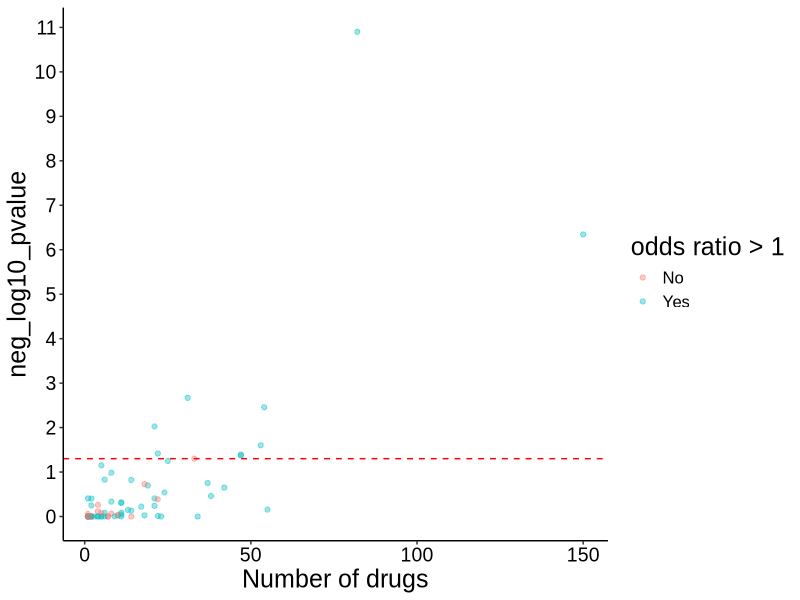
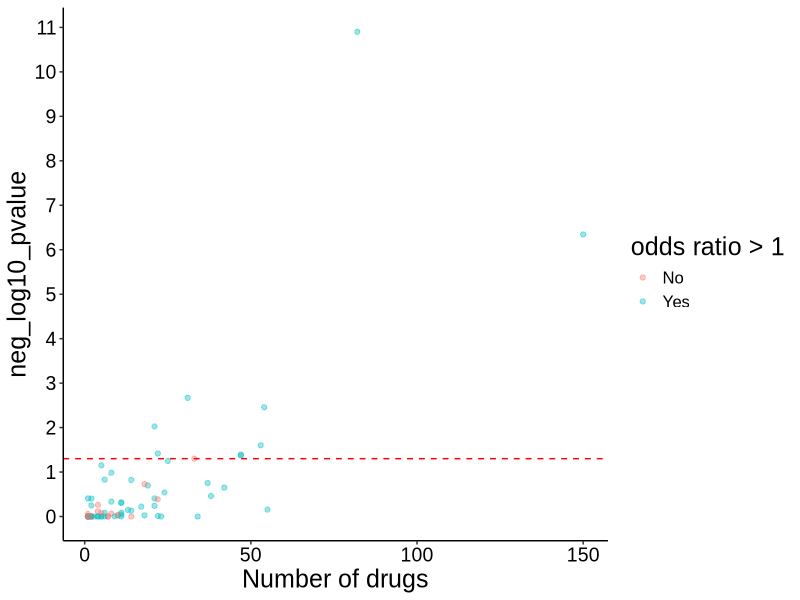
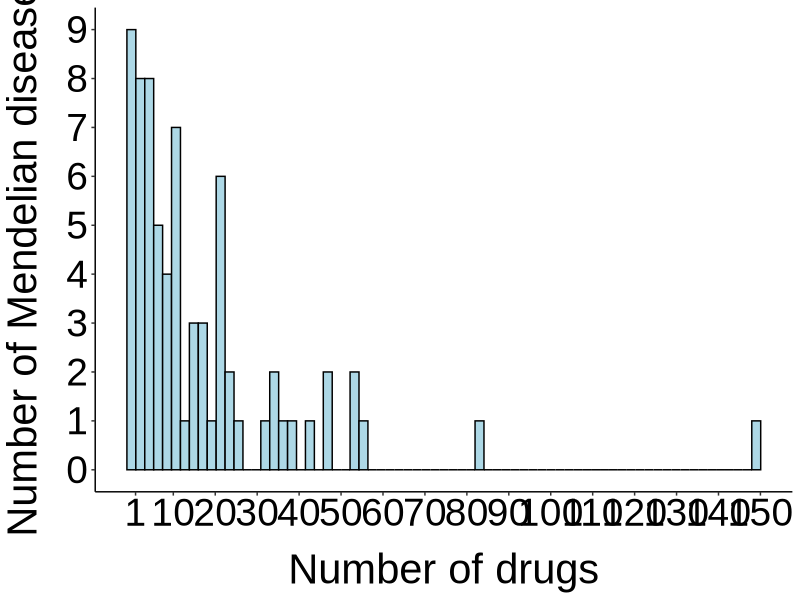
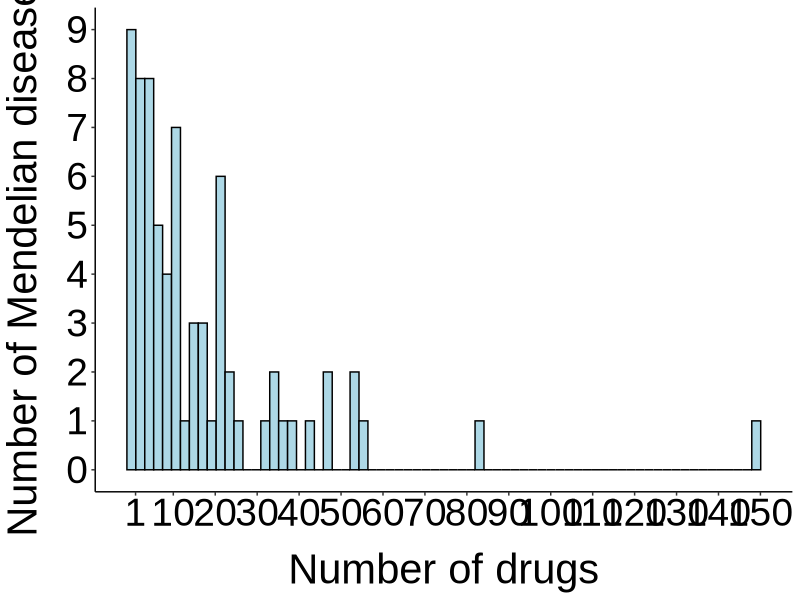
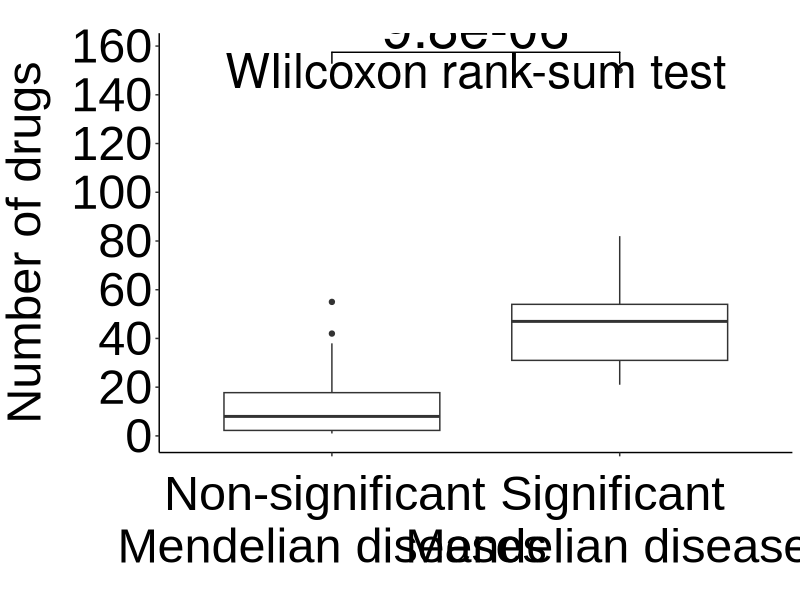
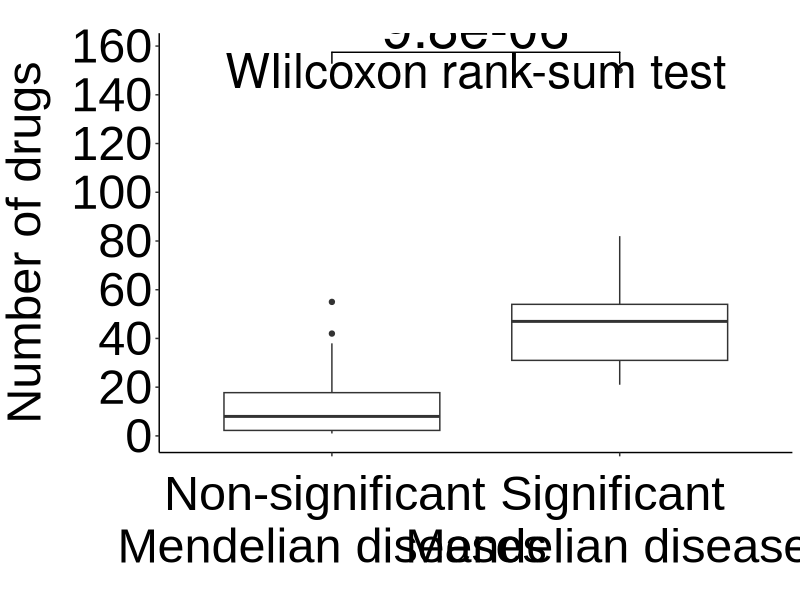

The R script that drew these images, in order: (Note: a time limit stopped this script after it produced the figures.)
### This script implements the per Mendelian disease analysis ###

library(dplyr)
library(data.table)
library(ggplot2)
library(ggsignif)

## Set type for image compression based on operating system
## For macOS, X11 installation is required (link: https://www.xquartz.org/)
# if Windows OS
if (Sys.info()['sysname'] == "Windows") {
  type_compression = "windows"
} 
# if Linux
if (Sys.info()['sysname'] == "Linux") {
  type_compression = "windows"
}
# if macOS
if (Sys.info()['sysname'] == "Darwin") {
  type_compression = "cairo"
} 

## -- load data -- ##

# Mendelian - complex disease comorbidities
md_cd_comorbidities = fread("processed_data/md_cd_comorbidities.txt")
unique_cd = unique(md_cd_comorbidities$complex_disease)
unique_md = unique(md_cd_comorbidities$mendelian_disease)

# complex disease categories
complex_disease_categories = data.table::fread("processed_data/complex_disease_category.txt")
md_cd_comorbidities = left_join(md_cd_comorbidities, complex_disease_categories, by = "complex_disease")

# indicated/investigated drugs for the complex diseases
investigated_indicated_drugs = fread("processed_data/drugs_inv_ind_per_disease.txt")
investigated_indicated_drugs = reshape2::melt(investigated_indicated_drugs, "drugbank_id", colnames(investigated_indicated_drugs)[2:ncol(investigated_indicated_drugs)])
investigated_indicated_drugs = na.omit(investigated_indicated_drugs) ; rownames(investigated_indicated_drugs) = NULL
investigated_indicated_drugs = investigated_indicated_drugs %>%
  dplyr::select(drugbank_id, complex_disease = variable) %>%
  distinct()

# Mendelian disease causal genes
md_genes = data.table::fread("processed_data/md_genes.txt")

# drug - targets
db_drug_targets = fread("processed_data/drugbank_all_drugs_known_targets.txt") %>%
  dplyr::select(db_id, drug_target) %>% 
  distinct()

# number of gene-targets per drug
drugs_nr_targets = fread("processed_data/drugbank_all_drugs_known_targets.txt") %>%
  dplyr::select(db_id, drug_target) %>%
  distinct() %>%
  group_by(db_id) %>% 
  mutate(total_targets = length(drug_target)) %>%
  dplyr::select(db_id, total_targets) %>% 
  ungroup() %>%
  distinct()

## -- find drugs targeting each Mendelian disease genes -- ##

# empty list - each element is a mendelian disease
md_comorbidities = list()
for (md in unique_md) {
  md_comorbidities[[md]] = md_cd_comorbidities %>% filter(mendelian_disease == md) %>% dplyr::select(-comorbidity)
} ; rm(md)

# annotate with Mendelian disease genes
for (i in 1:length(md_comorbidities)) {
  
  # add Mendelian disease genes
  md_comorbidities[[i]] = left_join(md_comorbidities[[i]], md_genes, by = "mendelian_disease")
  md_comorbidities[[i]] = md_comorbidities[[i]] %>% 
    dplyr::select(complex_disease, disease_category, md_gene = causal_gene) %>%
    distinct()
  
  # add drugs targeting the Mendelian disease genes
  md_comorbidities[[i]] = left_join(md_comorbidities[[i]], db_drug_targets, by = c("md_gene" = "drug_target"))
  if (sum(is.na(md_comorbidities[[i]]$db_id)) != 0) {
    md_comorbidities[[i]] = md_comorbidities[[i]][-which(is.na(md_comorbidities[[i]]$db_id)), ] ; rownames(md_comorbidities[[i]]) = NULL
  }
  
  # keep needed columns
  md_comorbidities[[i]] = md_comorbidities[[i]] %>% 
    dplyr::select(complex_disease, disease_category, db_id) %>%
    distinct()
  
  cat(i, "\n")
} ; rm(i)

### NOTE: 19 Mendelian diseases are causally associated with genes NOT targeted by any existing drug with know drug targets
### Therefore, we remove them from the downstream analysis
md_comorbidities = md_comorbidities[lapply(md_comorbidities, nrow) > 0] # 71 Mendelian diseases remain

## -- logistic regression per Mendelian disease -- ##

# create list of logistic regression inputs for each Mendelian disease
log_reg_input = vector("list", length = length(md_comorbidities))
names(log_reg_input) = names(md_comorbidities)

for (i in 1:length(md_comorbidities)) {
  
  # if drugs are recommended for repurposing...
  if (nrow(md_comorbidities[[i]]) != 0) {
    
    ## candidate drugs
    candidate_drugs_temp = unique(md_comorbidities[[i]]$db_id)
    
    ## complex diseases that these drugs are recommended for repurposing
    complex_diseases_temp = unique(md_comorbidities[[i]]$complex_disease)
    
    ## complex diseases these drugs are indicated/investigated
    # not all drugs will be indicated/investigated for a disease --> keep this in mind when you build the logistic regression input data frame
    ind_inv_temp = investigated_indicated_drugs %>%
      filter(drugbank_id %in% candidate_drugs_temp) %>%
      mutate(indicated_investigated = 1)
    
    ## create logistic regression input
    
    # each row should be a drug-complex disease pair
    log_reg_input[[i]] = data.frame(drug = rep(candidate_drugs_temp, each = length(unique_cd)))
    
    # add complex diseases
    log_reg_input[[i]]$disease = unique_cd

    # add disease category
    log_reg_input[[i]] = left_join(log_reg_input[[i]], complex_disease_categories, by = c("disease" = "complex_disease"))
    
    # add number of targets
    log_reg_input[[i]] = left_join(log_reg_input[[i]], drugs_nr_targets, by = c("drug" = "db_id"))
    
    # add indicated/investigated drugs
    log_reg_input[[i]] = left_join(log_reg_input[[i]], ind_inv_temp, by = c("drug" = "drugbank_id", "disease" = "complex_disease"))
    log_reg_input[[i]]$indicated_investigated = ifelse(is.na(log_reg_input[[i]]$indicated_investigated), 0, 1)
    
    # add drug candidates information
    log_reg_input[[i]]$recommended = ifelse(log_reg_input[[i]]$disease %in% complex_diseases_temp, 1, 0)
  }
  
  ## track progress
  cat(i, "\n")
} ; rm(i, candidate_drugs_temp, complex_diseases_temp, ind_inv_temp)

## run logistic regression
log_reg_results = vector("list", length = length(log_reg_input))
names(log_reg_results) = names(log_reg_input)

for (i in 1:length(log_reg_input)) {
  
  # run logistic regression
  glm_fits_temp = glm(indicated_investigated ~  disease_category + total_targets + recommended, 
                      data = log_reg_input[[i]], 
                      family = binomial())
  log_summary_temp = summary(glm_fits_temp)$coefficients
  
  # populate list
  log_reg_results[[i]] = log_summary_temp
    
  ## track progress
  cat(i, "\n")
} ; rm(i, glm_fits_temp, log_summary_temp)

## create a data frame with the results of logistic regression for each Mendelian disease
log_reg_results_summary = data.frame(mendelian_disease = names(md_comorbidities), beta = NA, pvalue = NA)

for (i in 1:length(log_reg_results)){
  
  log_reg_results[[i]] = data.frame(log_reg_results[[i]])
  log_reg_results_summary[i, "beta"] = log_reg_results[[i]]["recommended", "Estimate"]
  log_reg_results_summary[i, "pvalue"] = log_reg_results[[i]]["recommended", "Pr...z.."]
  
} ; rm(i)

log_reg_results_summary = log_reg_results_summary %>% 
  arrange(pvalue)
log_reg_results_summary %>% filter(pvalue < 0.05) %>% nrow() # 9 significant Mendelian diseases at a nominal level (p<0.05)

## -- annotate each Mendelian disease with number of complex disease comorbidities and number of drugs targeting its associated genes -- ##

## number of comorbidities per Mendelian disease
md_nr_comorbidities = md_cd_comorbidities %>%
  dplyr::select(mendelian_disease, complex_disease) %>%
  group_by(mendelian_disease) %>%
  mutate(nr_comorbidities = length(complex_disease)) %>%
  ungroup() %>%
  dplyr::select(mendelian_disease, nr_comorbidities) %>%
  distinct()
log_reg_results_summary = left_join(log_reg_results_summary, md_nr_comorbidities, by = "mendelian_disease")

## number of drugs targeting the genes associated with each Mendelian disease
md_genes_drugs = left_join(md_genes, db_drug_targets, by = c("causal_gene" = "drug_target"))
md_genes_drugs = na.omit(md_genes_drugs) ; rownames(md_genes_drugs) = NULL
md_genes_drugs = md_genes_drugs %>%
  group_by(mendelian_disease) %>% 
  mutate(nr_drugs = length(db_id)) %>%
  ungroup() %>%
  dplyr::select(mendelian_disease, nr_drugs) %>% 
  distinct()
log_reg_results_summary = left_join(log_reg_results_summary, md_genes_drugs, by = "mendelian_disease")

## -- visualizations -- ##
log_reg_results_summary = log_reg_results_summary %>% arrange(nr_comorbidities)
log_reg_results_summary$nr_comorbidities = factor(log_reg_results_summary$nr_comorbidities, levels = log_reg_results_summary$nr_comorbidities, labels = log_reg_results_summary$nr_comorbidities)
log_reg_results_summary$beta = ifelse(exp(log_reg_results_summary$beta) > 1, 1, 0)
log_reg_results_summary$beta = factor(log_reg_results_summary$beta, levels = c(0, 1), labels = c("No", "Yes")) # Yes --> OR > 1 | No --> OR < 1

fig_s3 = ggplot(log_reg_results_summary, aes(x = nr_drugs, y = -log10(pvalue))) +
  geom_point(alpha = 0.4, size = 1.5, aes(color = beta)) +
  # scale_x_discrete(breaks = seq(1, 61, 1)) +
  scale_y_continuous(breaks = seq(0, 11, 1)) +
  labs(color = "odds ratio > 1") +
  xlab("Number of drugs") +
  ylab("neg_log10_pvalue") +
  geom_hline(yintercept = -log10(0.05), linetype = "dashed", color = "red") +
  theme_classic() +
  theme(axis.text = element_text(size = 14, family = "Arial", color = "black"),
        axis.title = element_text(size = 18, family = "Arial", color = "black"),
        title = element_text(size = 18, family = "Arial", color = "black"), 
        legend.text = element_text(size = 12, family = "Arial", color = "black"))

fig_s3
ggsave(filename = "FigS3_per_MD_analysis_results.tiff", 
       path = "supplementary_figures/",
       width = 7, height = 5, device = 'tiff',
       dpi = 700, compression = "lzw", type = type_compression)
dev.off()

# histogram number of drugs per Mendelian disease
nr_genes_per_md = md_genes %>%
  group_by(mendelian_disease) %>%
  mutate(nr_genes = length(causal_gene)) %>%
  ungroup() %>%
  dplyr::select(mendelian_disease, nr_genes) %>%
  distinct()
log_reg_results_summary = left_join(log_reg_results_summary, nr_genes_per_md, by = "mendelian_disease")
log_reg_results_summary$drug_to_gene_ratio = log_reg_results_summary$nr_drugs / log_reg_results_summary$nr_genes

fig3a = ggplot(log_reg_results_summary, aes(x = nr_drugs)) +
  geom_histogram(color = "black", fill = "lightblue", bins = 71) +
  scale_x_continuous(breaks = c(1, 10, 20, 30, 40, 50, 60, 70, 80, 90, 100, 110, 120, 130, 140, 150)) +
  scale_y_continuous(breaks = seq(0, 9)) +
  xlab("Number of drugs") +
  ylab("Number of Mendelian diseases") +
  theme_classic() +
  theme(axis.text = element_text(size = 28, family = "Arial", color = "black"),
        axis.title = element_text(size = 30, family = "Arial", color = "black"),
        axis.title.x = element_text(margin = margin(t = 15)),
        axis.title.y = element_text(margin = margin(r = 15)))

fig3a
ggsave(filename = "Fig3A_drugs_per_MD.tiff", 
       path = "figures/",
       width = 14, height = 8, device = 'tiff',
       dpi = 700, compression = "lzw", type = type_compression)
dev.off()

# number of drugs - rank sum test
log_reg_results_summary$sig = ifelse(log_reg_results_summary$pvalue < 0.05, 1, 0)
log_reg_results_summary$sig = factor(log_reg_results_summary$sig, levels = c(0, 1), labels = c("Non-significant \nMendelian diseases", "Significant \nMendelian diseases"))
fig_3b = ggplot(log_reg_results_summary, aes(y = nr_drugs, x = sig)) +
  geom_boxplot() +
  # geom_jitter(width = 0.1, alpha = 0.5, size = 4) +
  xlab("") +
  ylab("Number of drugs") +
  labs(title = "") +
  scale_y_continuous(breaks = seq(0, 170, 20)) +
  theme_classic() +
  geom_signif(comparisons = list(c("Significant \nMendelian diseases", "Non-significant \nMendelian diseases")), test = "wilcox.test", test.args = list(alternative = "greater"),   
              map_signif_level = FALSE, textsize = 14) +
  annotate(geom = "text", x = 1.5, y = 150, label = "WIilcoxon rank-sum test", size = 12) +
  theme(axis.text.x = element_text(size = 35, family = "Arial", color = "black", margin = margin(t = 15)),
        axis.text.y = element_text(size = 35, family = "Arial", color = "black"),
        axis.title.y = element_text(size = 35, family = "Arial", color = "black", margin = margin(r = 15)),
        legend.position = "none")

fig_3b
ggsave(filename = "Fig3B_per_MD_drugs.tiff", 
       path = "figures/",
       width = 14, height = 13, device = 'tiff',
       dpi = 700, compression = "lzw", type = type_compression)
dev.off()

## -- observed vs permutations -- ##

## Excluding the possibility that our results are due to the high number of drugs rather than the information about comorbiditiy

# Mendelian - complex disease comorbidities
md_cd_comorbidities = md_cd_comorbidities %>% 
  dplyr::select(mendelian_disease, complex_disease) %>%
  arrange(mendelian_disease)

# drugs targeting md_genes
drugs_targeting_md_genes = left_join(md_genes, db_drug_targets, by = c("causal_gene" = "drug_target")) %>%
  na.omit() %>%
  dplyr::select(db_id) %>%
  distinct()

### -- observed -- ###

## create logistic regression input
# each row is a drug-complex disease pair
log_input_obs = data.frame(db_id = rep(drugs_targeting_md_genes$db_id, each = length(unique_cd)))

# add complex diseases
log_input_obs$complex_disease = unique_cd

# add disease category
log_input_obs = left_join(log_input_obs, complex_disease_categories, by = "complex_disease")

# add candidate drugs information
x = left_join(md_cd_comorbidities, md_genes, by = "mendelian_disease")
x = na.omit(x) ; rownames(x) = NULL
x = x %>% dplyr::select(complex_disease, causal_gene) %>% distinct
x = left_join(x, db_drug_targets, by = c("causal_gene" = "drug_target"))
x = na.omit(x) ; rownames(x) = NULL
x = x %>% dplyr::select(-causal_gene) %>% distinct()
x$recommended = 1
log_input_obs = left_join(log_input_obs, x, by = c("complex_disease", "db_id"))
log_input_obs$recommended = ifelse(is.na(log_input_obs$recommended), 0, 1)

# number of drug targets
log_input_obs = left_join(log_input_obs, drugs_nr_targets, by = c("db_id" = "db_id"))

# add investigated/indicated drugs
investigated_indicated_drugs$indicated_investigated = 1
log_input_obs = left_join(log_input_obs, investigated_indicated_drugs, by = c("db_id" = "drugbank_id", "complex_disease" = "complex_disease"))
log_input_obs$indicated_investigated = ifelse(is.na(log_input_obs$indicated_investigated), 0, 1)

# logistic regression
glm_fit_obs = glm(indicated_investigated ~ total_targets + disease_category + recommended,
                  data = log_input_obs, 
                  family = binomial())
log_reg_summary_obs = summary(glm_fit_obs)$coefficients
or_obs = exp(log_reg_summary_obs[8, 1])
pvalue_obs = log_reg_summary_obs[8, 4]

## -- permutations -- ##

## NOTE: in this permutation analysis, we shuffle the drugs targeting each Mendelian disease.
## This is equivalent to shuffling the rows of drugs in our logistic regression input

## create logistic regression input
# each row is a drug-complex disease pair
log_input_perm = data.frame(db_id = rep(drugs_targeting_md_genes$db_id, each = length(unique_cd)))

# add complex diseases
log_input_perm$complex_disease = unique_cd

# add disease category
log_input_perm = left_join(log_input_perm, complex_disease_categories, by = "complex_disease")

# add candidate drugs information
x = left_join(md_cd_comorbidities, md_genes, by = "mendelian_disease")
x = na.omit(x) ; rownames(x) = NULL
x = x %>% dplyr::select(complex_disease, causal_gene) %>% distinct
x = left_join(x, db_drug_targets, by = c("causal_gene" = "drug_target"))
x = na.omit(x) ; rownames(x) = NULL
x = x %>% dplyr::select(-causal_gene) %>% distinct()
x$recommended = 1
log_input_perm = left_join(log_input_perm, x, by = c("complex_disease", "db_id"))
log_input_perm$recommended = ifelse(is.na(log_input_perm$recommended), 0, 1)

## perform permutation analysis 
# empty data frame to populate with permutation results
log_reg_results_permutation = data.frame(permutation = NA,
                                         odds_ratio = NA,
                                         pvalue = NA)

for (permutation in 1:1000) {
  
  # shuffle the drugs
  drugs_original = unique(log_input_perm$db_id)
  drugs_shuffled = sample(drugs_original, replace = FALSE)
  log_input_perm_temp = log_input_perm
  log_input_perm_temp$db_id = rep(drugs_shuffled, each = 65)
  
  # add number of drug targets
  log_input_perm_temp = left_join(log_input_perm_temp, drugs_nr_targets, by = c("db_id" = "db_id"))
  
  # add investigated/indicated drugs
  log_input_perm_temp = left_join(log_input_perm_temp, investigated_indicated_drugs, by = c("db_id" = "drugbank_id", "complex_disease" = "complex_disease"))
  log_input_perm_temp$indicated_investigated = ifelse(is.na(log_input_perm_temp$indicated_investigated), 0, 1)
  
  # run logistic regression
  glm_fit_perm_temp = glm(indicated_investigated ~ total_targets + disease_category + recommended,
                          data = log_input_perm_temp, 
                          family = binomial())
  log_reg_summary_temp = summary(glm_fit_perm_temp)$coefficients
  
  # populate the results data frame
  log_reg_results_permutation[permutation, "permutation"] = permutation
  log_reg_results_permutation[permutation, "odds_ratio"] = exp(log_reg_summary_temp[8, 1])
  log_reg_results_permutation[permutation, "pvalue"] = log_reg_summary_temp[8, 4]

  ## track progress
  cat(permutation, "\n")
}

## calculate p-value after permutations
perm_pvalue = sum(pvalue_obs >= log_reg_results_permutation$pvalue) / 1000 # 0.018 = 1.8%
sum(or_obs <= log_reg_results_permutation$odds_ratio) / 1000 # 0.014 = 1.4%

# ## visualizations of results
# ggplot(log_reg_results_permutation, aes(x = odds_ratio)) +
#   geom_histogram(color = "black", fill = "lightblue") +
#   geom_vline(xintercept = or_obs, color = "red", linewidth = 0.8) +
#   xlab("Odds ratio") +
#   ylab("count") +
#   scale_x_continuous(breaks = seq(0, 2.25, 0.25), limits = c(0.75, 2.25)) +
#   annotate(geom = "text", x = 1.95, y = 145, label = paste0(sum(or_obs <= log_reg_results_permutation$odds_ratio) / 1000*100, "%"), size = 7, family = "Arial", color = "red", fontface = "bold") +
#   theme_classic() +
#   theme(axis.text = element_text(size = 20, family = "Arial", colour = "black"),
#         axis.title = element_text(size = 22, family = "Arial", colour = "black"))

## -- gene level analysis -- ##

# histogram of number of drugs per Mendelian gene
md_genes_drugs = left_join(md_genes, db_drug_targets, by = c("causal_gene" = "drug_target"))
md_genes_drugs = md_genes_drugs %>%
  dplyr::select(causal_gene, db_id) %>%
  distinct() %>%
  group_by(causal_gene) %>% 
  mutate(nr_drugs = if_else(sum(is.na(unique(db_id))) == 1, "0", "over_0")) %>%
  mutate(nr_drugs = if_else(nr_drugs != "0", length(unique(db_id)), 0)) %>%
  ungroup() %>%
  dplyr::select(causal_gene, nr_drugs) %>% 
  distinct() %>%
  filter(nr_drugs > 0)

fi3c = ggplot(md_genes_drugs, aes(x = nr_drugs)) +
  geom_histogram(color = "black", fill = "lightblue", bins = 75) +
  scale_x_continuous(breaks = c(1, 5, 10, 15, 20, 25, 30, 35, 40, 45, 50, 55, 60, 65, 70, 75, 80, 85)) +
  scale_y_continuous(breaks = seq(0, 75, 10)) +
  xlab("Number of drugs") +
  ylab("Number of genes") +
  theme_classic() +
  theme(axis.text = element_text(size = 28, family = "Arial", color = "black"),
        axis.title = element_text(size = 30, family = "Arial", color = "black"),
        axis.title.x = element_text(margin = margin(t = 15)),
        axis.title.y = element_text(margin = margin(r = 15)))

fi3c
ggsave(filename = "Fig3C_drugs_per_MD_gene.tiff", 
       path = "figures/",
       width = 14, height = 8, device = 'tiff',
       dpi = 700, compression = "lzw", type = type_compression)
dev.off()

## analysis per Mendelian disease gene
# keep druggable md genes
md_genes_druggable = md_genes %>% filter(causal_gene %in% db_drug_targets$drug_target)
unique_md_genes = unique(md_genes_druggable$causal_gene)
lr_inputs = vector("list", length(unique(unique_md_genes)))
names(lr_inputs) = unique_md_genes

for (i in 1:length(unique_md_genes)) {
  
  # gene
  md_gene_temp = unique_md_genes[[i]]
  
  # drugs targeting that gene
  drugs_targeting_md_gene_temp = db_drug_targets %>% filter(drug_target == md_gene_temp)
  drugs_targeting_md_gene_temp = unique(drugs_targeting_md_gene_temp$db_id)
  
  # Mendelian diseases linked to that gene
  md_disease_temp = md_genes %>% filter(causal_gene == md_gene_temp)
  md_disease_temp = unique(md_disease_temp$mendelian_disease)
  
  # comorbidities of these Mendelian diseases
  md_comorbidities_temp = md_cd_comorbidities %>% filter(mendelian_disease %in% md_disease_temp)
  md_comorbidities_temp = unique(md_comorbidities_temp$complex_disease)
  
  # each row should be a drug-complex disease pair
  log_input = data.frame(drug = rep(drugs_targeting_md_gene_temp, each = length(unique_cd)))
  
  # add complex diseases
  log_input$disease = unique_cd
  
  # add disease category
  log_input = left_join(log_input, complex_disease_categories, by = c("disease" = "complex_disease"))
  
  # add number of targets
  log_input = left_join(log_input, drugs_nr_targets, by = c("drug" = "db_id"))
  
  # add indicated/investigated drugs
  log_input = left_join(log_input, investigated_indicated_drugs, by = c("drug" = "drugbank_id", "disease" = "complex_disease"))
  log_input$indicated_investigated = ifelse(is.na(log_input$indicated_investigated), 0, 1)
  
  # add recommended candidate drugs
  log_input$recommended = ifelse(log_input$disease %in% md_comorbidities_temp, 1, 0)
  
  lr_inputs[[i]] = log_input
  
  cat(i, "-", length(unique_md_genes), "\n")
}

## run logistic regression
log_reg_results = data.frame(md_genes = unique_md_genes, comorbidity_OR = NA, comorbidity_P = NA)

for (i in 1:nrow(log_reg_results)) {
  
  # run logistic regression
  if (length(unique(lr_inputs[[i]]$total_targets)) == 1) {
    glm_fits_temp = glm(indicated_investigated ~  disease_category + recommended, 
                        data = lr_inputs[[i]], 
                        family = binomial())
    log_summary_temp = as.data.frame(summary(glm_fits_temp)$coefficients)
    log_reg_results[i, "comorbidity_OR"] = exp(log_summary_temp[7, 1])
    log_reg_results[i, "comorbidity_P"] = log_summary_temp[7, 4]
    
  }
  
  if (length(unique(lr_inputs[[i]]$total_targets)) > 1) {
    glm_fits_temp = glm(indicated_investigated ~  disease_category + total_targets + recommended, 
                        data = lr_inputs[[i]], 
                        family = binomial())
    log_summary_temp = as.data.frame(summary(glm_fits_temp)$coefficients)
    log_reg_results[i, "comorbidity_OR"] = exp(log_summary_temp[8, 1])
    log_reg_results[i, "comorbidity_P"] = log_summary_temp[8, 4]
  }
  
  cat(i, "-", nrow(log_reg_results), "\n")
}

log_reg_results$sig = ifelse(log_reg_results$comorbidity_P < 0.05, 1, 0)

## add nr of targets for each MD gene
md_genes_druggable = left_join(md_genes_druggable, db_drug_targets, by = c("causal_gene" = "drug_target"))
md_genes_druggable = md_genes_druggable %>% 
  group_by(causal_gene) %>%
  mutate(nr_drugs = length(unique(db_id))) %>%
  ungroup() %>%
  distinct()
md_genes_nr_drugs = md_genes_druggable %>%
  dplyr::select(causal_gene, nr_drugs) %>% 
  distinct()

log_reg_results = left_join(log_reg_results, md_genes_nr_drugs, by = c("md_genes" = "causal_gene"))
log_reg_results$sig = factor(log_reg_results$sig, levels = c("0", "1"), labels = c("Non-significant \ngenes", "Significant \ngenes"))

# ggplot(log_reg_results, aes(x = sig, y = nr_drugs)) +
#   geom_boxplot() +
#   # geom_point(alpha = 0.5, position = "jitter") +
#   xlab("") +
#   ylab("Number of drugs") +
#   geom_signif(comparisons = list(c("Significant \ngenes", "Non-significant \ngenes")), test.args = list(alternative = "greater"), 
#               map_signif_level = FALSE, textsize = 10) +
#   annotate(geom = "text", x = 1.5, y = 85, label = "WIilcoxon rank-sum test", size = 9) +
#   scale_y_continuous(breaks = seq(0, 85, 10)) +
#   theme_classic() +
#   theme(axis.text = element_text(size = 30, family = "Arial", color = "black"),
#         axis.title = element_text(size = 30),
#         legend.position = "none")

## permutations analysis to exclude the possibility that the results are due to the high number of drugs targeting some of the genes
## each time, shuffle the predictor vector of "recommended" drugs based on comorbidity --> it is the same as shuffling the comorbidities of the Mendelian diseases
## linked to a gene
per_md_gene_permutation_results = vector("list", 1000)
names(per_md_gene_permutation_results) = paste0("permutation_", 1:1000)

for (permutation in 1:1000) {
  
  ## shuffle the predictor vector of "recommended"
  lr_inputs_permuted = lr_inputs
  lr_inputs_permuted = lapply(lr_inputs_permuted, function(x) {
    x$recommended = sample(x$recommended, size = nrow(x), replace = FALSE)
    return(x)
  })
  
  ## logistic regression
  log_reg_results_perm = data.table(md_gene = names(lr_inputs_permuted), 
                                    perm_OR = 0,
                                    perm_pvalue = 0)
  
  for (i in 1:nrow(log_reg_results_perm)) {
    
    # run logistic regression
    glm_fits_temp = glm(indicated_investigated ~ disease_category + total_targets + recommended, 
                        data = lr_inputs_permuted[[log_reg_results_perm[i, md_gene]]], 
                        family = binomial())
    log_summary_temp = summary(glm_fits_temp)$coefficients
    log_reg_results_perm[i, "perm_OR"] = exp(log_summary_temp["recommended", "Estimate"])
    log_reg_results_perm[i, "perm_pvalue"] = log_summary_temp["recommended", "Pr(>|z|)"]
  }
  
  # populate list
  per_md_gene_permutation_results[[paste0("permutation_", permutation)]] = log_reg_results_perm
  
  cat(permutation, "\n")
}

# calculate permuted p-values for each gene
per_md_gene_permuted_pvalues = data.table(md_gene = log_reg_results$md_genes, 
                                          perm_pvalue_OR_based = 0,
                                          perm_pvalue_pvalue_based = 0)
for (i in 1:nrow(per_md_gene_permuted_pvalues)) {
  gene_temp = per_md_gene_permuted_pvalues[i, md_gene]
  
  obs_or = log_reg_results[i, "comorbidity_OR"]
  obs_pvalue = log_reg_results[i, "comorbidity_P"]
  
  perm_or = c()
  perm_pvalue = c()
  for (z in 1:length(per_md_gene_permutation_results)) {
    perm_or = c(perm_or, per_md_gene_permutation_results[[z]][i, perm_OR])
    perm_pvalue = c(perm_pvalue, per_md_gene_permutation_results[[z]][i, perm_pvalue])
  }
  
  per_md_gene_permuted_pvalues[i, "perm_pvalue_OR_based"] = sum(obs_or <= perm_or) / 1000
  per_md_gene_permuted_pvalues[i, "perm_pvalue_pvalue_based"] = sum(obs_pvalue >= perm_pvalue) / 1000
  
  cat(i, "\n")
}

per_md_gene_permuted_pvalues$perm_sig = ifelse(per_md_gene_permuted_pvalues$perm_pvalue_OR_based < 0.05, 1, 0)

log_reg_results = left_join(log_reg_results, per_md_gene_permuted_pvalues[, c(1,4)], by = c("md_genes" = "md_gene"))
log_reg_results$perm_sig = ifelse(log_reg_results$sig == "Non-significant \ngenes", 0, log_reg_results$perm_sig) # 13 / 13 MD genes are signficant after permutations (comparing ORs of nominally significant genes)

log_reg_results$perm_sig = factor(log_reg_results$perm_sig, levels = c("0", "1"), labels = c("Non-significant \ngenes", "Significant \ngenes"))

fig_3d = ggplot(log_reg_results, aes(x = sig, y = nr_drugs)) +
  geom_boxplot() +
  xlab("") +
  ylab("Number of drugs") +
  geom_signif(comparisons = list(c("Significant \ngenes", "Non-significant \ngenes")), test.args = list(alternative = "greater"), 
              map_signif_level = FALSE, textsize = 14) +
  annotate(geom = "text", x = 1.5, y = 85, label = "WIilcoxon rank-sum test", size = 12) +
  scale_y_continuous(breaks = seq(0, 85, 10)) +
  theme_classic() +
  theme(axis.text.x = element_text(size = 35, family = "Arial", color = "black", margin = margin(t = 15)),
        axis.text.y = element_text(size = 35, family = "Arial", color = "black"),
        axis.title.y = element_text(size = 35, family = "Arial", color = "black", margin = margin(r = 15)),
        legend.position = "none")

fig_3d
ggsave(filename = "Fig3D_per_gene_drugs.tiff", 
       path = "figures/",
       width = 14, height = 13, device = 'tiff',
       dpi = 700, compression = "lzw", type = type_compression)
dev.off()
